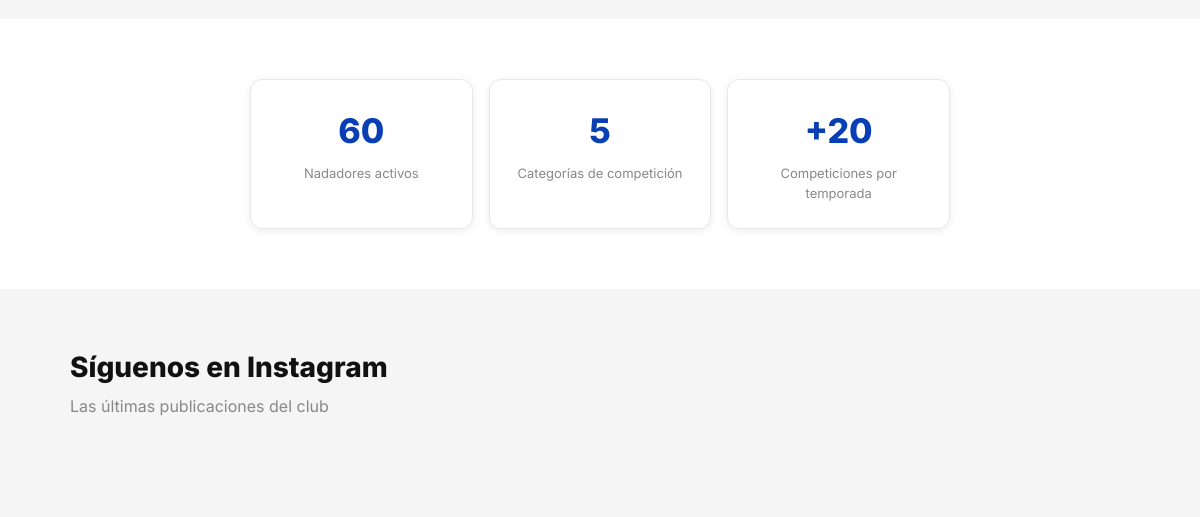
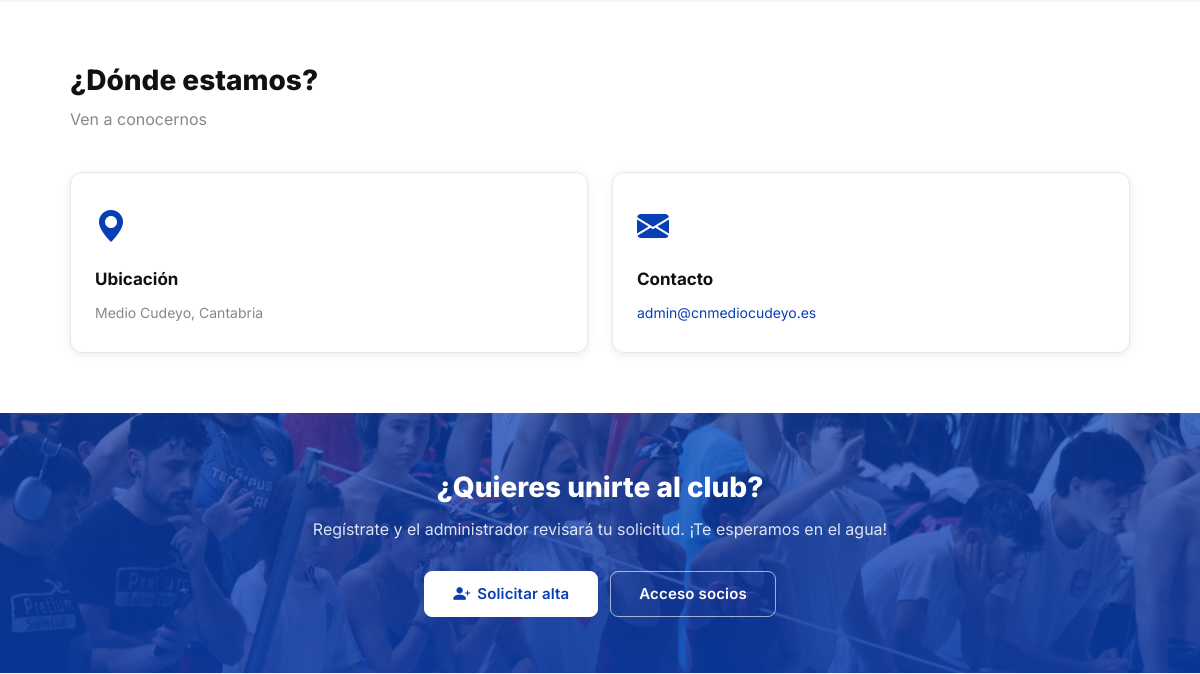
Before: / (middle part) with the older database file (2 pictures, top to bottom).
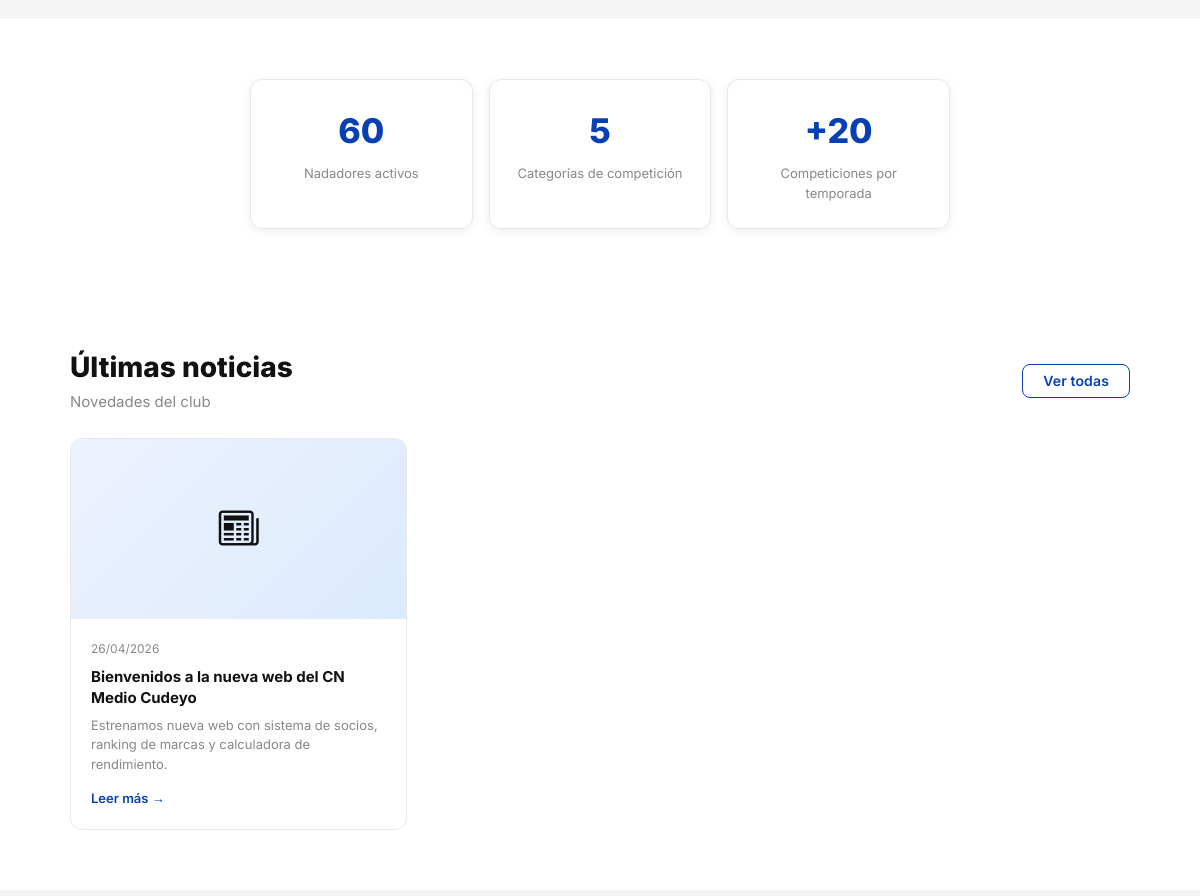
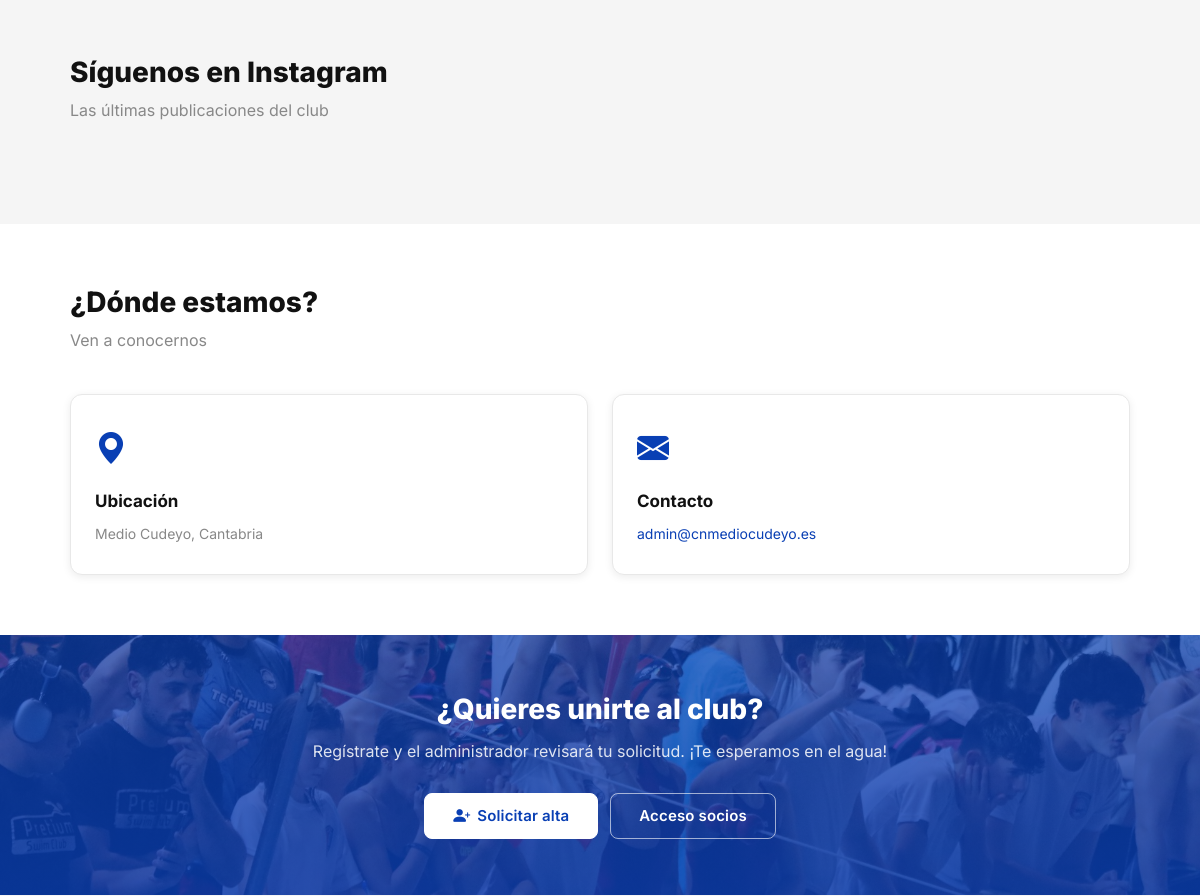
After: the same page with the newer database file (2 pictures, top to bottom).
### tables this page shows
CREATE TABLE IF NOT EXISTS noticias (
    id         INT AUTO_INCREMENT PRIMARY KEY,
    titulo     VARCHAR(255) NOT NULL,
    resumen    VARCHAR(500) DEFAULT NULL,
    contenido  TEXT         DEFAULT NULL,
    imagen_url VARCHAR(500) DEFAULT NULL,
    publicado  TINYINT(1)   NOT NULL DEFAULT 0,
    created_at TIMESTAMP DEFAULT CURRENT_TIMESTAMP,
    updated_at TIMESTAMP DEFAULT CURRENT_TIMESTAMP ON UPDATE CURRENT_TIMESTAMP
);

### includes/auth.php (called while the page is built, shortened)
<?php
function current_user(): ?array
{
    return $_SESSION['user'] ?? null;
}
function e(string $s): string
{
    return htmlspecialchars($s, ENT_QUOTES, 'UTF-8');
}

### public/index.php (the view, shortened to what this page needs)
<?php
require_once dirname(__DIR__) . '/config/db.php';
require_once dirname(__DIR__) . '/includes/auth.php';
require_once dirname(__DIR__) . '/includes/layout.php';
$noticias = $pdo->query(
    'SELECT * FROM noticias WHERE publicado=1 ORDER BY created_at DESC LIMIT 3'
)->fetchAll();
?>
<section class="section">
</section>
<section class="section section-white">
  <div class="container">
    <div class="stats-grid">
      <div class="stat-card">
        <div class="stat-number">60</div>
        <div class="stat-label">Nadadores activos</div>
      </div>
      <div class="stat-card">
        <div class="stat-number">5</div>
        <div class="stat-label">Categorías de competición</div>
      </div>
      <div class="stat-card">
        <div class="stat-number">+20</div>
        <div class="stat-label">Competiciones por temporada</div>
      </div>
    </div>
  </div>
</section>
<?php if ($noticias): ?>
<section class="section section-white">
  <div class="container">
    <div class="d-flex justify-between align-center mb-6">
      <div>
        <h2 class="section-title" style="margin-bottom:4px;">Últimas noticias</h2>
        <p class="text-muted">Novedades del club</p>
      </div>
      <a href="/noticias/" class="btn btn-secondary">Ver todas</a>
    </div>
    <div class="news-grid">
      <?php foreach ($noticias as $n): ?>
      <a href="/noticias/detall?id=<?= (int)$n['id'] ?>" class="news-card">
        <?php if ($n['imagen_url']): ?>
          <img src="<?= e($n['imagen_url']) ?>" alt="<?= e($n['titulo']) ?>" class="news-card-img">
        <?php else: ?>
          <div class="news-card-img-placeholder"><i class="bi bi-newspaper"></i></div>
        <?php endif; ?>
        <div class="news-card-body">
          <div class="news-card-date"><?= date('d/m/Y', strtotime($n['created_at'])) ?></div>
          <div class="news-card-title"><?= e($n['titulo']) ?></div>
          <?php if ($n['resumen']): ?>
            <div class="news-card-excerpt"><?= e(mb_strimwidth($n['resumen'], 0, 100, '…')) ?></div>
          <?php endif; ?>
          <span class="news-card-link">Leer más →</span>
        </div>
      </a>
      <?php endforeach; ?>
    </div>
  </div>
</section>
<?php endif; ?>
<section class="section">
  <div class="container">
    <h2 class="section-title">Síguenos en Instagram</h2>
    <p class="section-sub">Las últimas publicaciones del club</p>
  </div>
</section>
<section class="section section-white">
  <div class="container">
    <h2 class="section-title">¿Dónde estamos?</h2>
    <p class="section-sub">Ven a conocernos</p>
    <div class="services-grid" style="grid-template-columns: repeat(auto-fit, minmax(260px, 1fr))">
      <div class="service-card">
        <div class="service-icon"><i class="bi bi-geo-alt-fill"></i></div>
        <div class="service-title">Ubicación</div>
        <div class="service-desc">Medio Cudeyo, Cantabria</div>
      </div>
      <div class="service-card">
        <div class="service-icon"><i class="bi bi-envelope-fill"></i></div>
        <div class="service-title">Contacto</div>
        <div class="service-desc"><a href="mailto:admin@cnmediocudeyo.es">admin@cnmediocudeyo.es</a></div>
      </div>
    </div>
  </div>
</section>
<section class="cta-section">
  <div class="container">
    <?php if (!current_user()): ?>
      <h2>¿Quieres unirte al club?</h2>
      <p>Regístrate y el administrador revisará tu solicitud. ¡Te esperamos en el agua!</p>
      <div class="hero-btns">
        <a href="/register" class="btn btn-primary btn-lg"><i class="bi bi-person-plus-fill"></i> Solicitar alta</a>
        <a href="/login" class="btn btn-secondary btn-lg">Acceso socios</a>
      </div>
    <?php endif; ?>
  </div>
</section>

Changed rows visible on the page:
now on this page (row edited): noticias: created_at "26/04/2026", titulo "Bienvenidos a la nueva web del CN Medio Cudeyo", resumen "Estrenamos nueva web con sistema de socios, ranking de marcas y calculadora de rendimiento."
Other visible differences:
text now shown: "Últimas noticias Novedades del club Ver todas"
